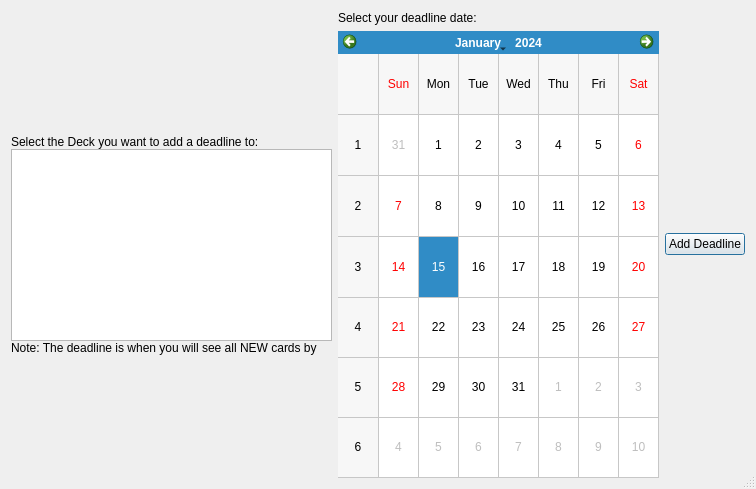
<?xml version="1.0" encoding="UTF-8"?>
<ui version="4.0">
 <class>Dialog</class>
 <widget class="QDialog" name="Dialog">
  <property name="geometry">
   <rect>
    <x>0</x>
    <y>0</y>
    <width>756</width>
    <height>489</height>
   </rect>
  </property>
  <property name="sizePolicy">
   <sizepolicy hsizetype="Expanding" vsizetype="Expanding">
    <horstretch>1</horstretch>
    <verstretch>1</verstretch>
   </sizepolicy>
  </property>
  <property name="windowTitle">
   <string>Add new Deadline</string>
  </property>
  <property name="sizeGripEnabled">
   <bool>true</bool>
  </property>
  <property name="modal">
   <bool>true</bool>
  </property>
  <layout class="QGridLayout" name="gridLayout">
   <item row="0" column="0">
    <layout class="QHBoxLayout" name="horizontalLayout">
     <property name="sizeConstraint">
      <enum>QLayout::SetDefaultConstraint</enum>
     </property>
     <item>
      <layout class="QVBoxLayout" name="verticalLayout" stretch="0,0,0,0,0">
       <property name="spacing">
        <number>0</number>
       </property>
       <property name="sizeConstraint">
        <enum>QLayout::SetFixedSize</enum>
       </property>
       <item>
        <spacer name="verticalSpacer_2">
         <property name="orientation">
          <enum>Qt::Vertical</enum>
         </property>
         <property name="sizeHint" stdset="0">
          <size>
           <width>20</width>
           <height>40</height>
          </size>
         </property>
        </spacer>
       </item>
       <item>
        <widget class="QLabel" name="label">
         <property name="sizePolicy">
          <sizepolicy hsizetype="Preferred" vsizetype="Preferred">
           <horstretch>0</horstretch>
           <verstretch>0</verstretch>
          </sizepolicy>
         </property>
         <property name="text">
          <string>Select the Deck you want to add a deadline to:</string>
         </property>
        </widget>
       </item>
       <item>
        <widget class="QListWidget" name="listWidget">
         <property name="selectionMode">
          <enum>QAbstractItemView::MultiSelection</enum>
         </property>
        </widget>
       </item>
       <item>
        <widget class="QLabel" name="label_2">
         <property name="sizePolicy">
          <sizepolicy hsizetype="Preferred" vsizetype="Preferred">
           <horstretch>0</horstretch>
           <verstretch>0</verstretch>
          </sizepolicy>
         </property>
         <property name="text">
          <string>Note: The deadline is when you will see all NEW cards by</string>
         </property>
        </widget>
       </item>
       <item>
        <spacer name="verticalSpacer">
         <property name="orientation">
          <enum>Qt::Vertical</enum>
         </property>
         <property name="sizeHint" stdset="0">
          <size>
           <width>20</width>
           <height>40</height>
          </size>
         </property>
        </spacer>
       </item>
      </layout>
     </item>
     <item>
      <layout class="QVBoxLayout" name="verticalLayout_2">
       <item>
        <widget class="QLabel" name="label_3">
         <property name="text">
          <string>Select your deadline date:</string>
         </property>
        </widget>
       </item>
       <item>
        <widget class="QCalendarWidget" name="calendarWidget">
         <property name="sizePolicy">
          <sizepolicy hsizetype="Minimum" vsizetype="Preferred">
           <horstretch>0</horstretch>
           <verstretch>0</verstretch>
          </sizepolicy>
         </property>
         <property name="firstDayOfWeek">
          <enum>Qt::Sunday</enum>
         </property>
         <property name="gridVisible">
          <bool>true</bool>
         </property>
        </widget>
       </item>
      </layout>
     </item>
     <item>
      <widget class="QPushButton" name="pushButton">
       <property name="text">
        <string>Add Deadline</string>
       </property>
      </widget>
     </item>
    </layout>
   </item>
  </layout>
 </widget>
 <resources/>
 <connections/>
</ui>
